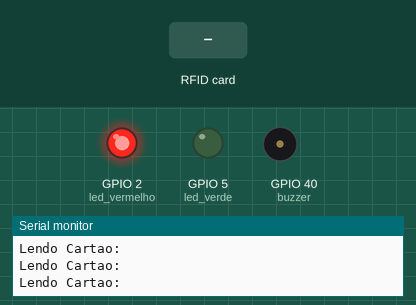
Recording of a sketch running on a simulated ESP32. Shown: output pins drawn as LEDs (lit = HIGH), buzzer (waves = sounding), the last lines printed to the serial monitor. The inputs (shaded band) are chosen by the test bench. WiFi joins after 1.5 s; servers stay silent unless stated; uploads are accepted with an empty reply.

Above: at 2.7 s.
2.8 s: RFID card 5E 7A 19 C4 held to the reader
At 4.18 s:
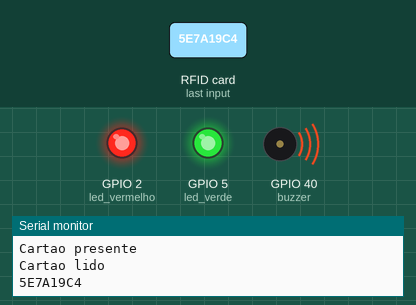
At 5.7 s:
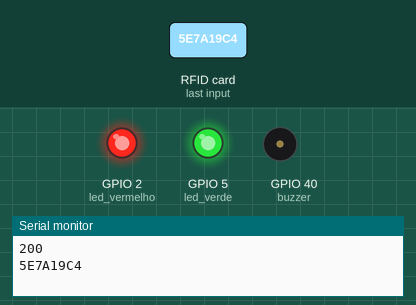
Timing chart, 0 to 7.7 s (numbered marks = the images above; inputs shaded):
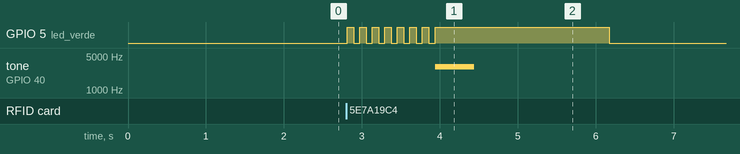

Measured:
- after the input at 2.8 s, GPIO 5 (led_verde): goes 7 × (HIGH 0.08 s, LOW 0.08 s), HIGH 2.2 s, then LOW, starting at once; tone on GPIO 40 (buzzer): silent → 3000 Hz after 1.1 s, → silent 0.50 s later

The sketch:

Projeto_IoBee.ino
```cpp
#include <LiquidCrystal_I2C.h>
#include <Wire.h>
#include <MFRC522.h>
#include <SPI.h>
#define RFID_SS_SDA 21
#define RFID_RST 14
#define led_vermelho 2
#define led_verde 5
#define buzzer 40
#include <WiFi.h>
#include <HTTPClient.h>
#include <ArduinoJson.h>

int iniciar = 0;
MFRC522 rfidBase = MFRC522(RFID_SS_SDA, RFID_RST);
const char *ssid = "marcelo";
const char *password = "marcelo123";

class LeitorRFID {
private:
  char codigoRFIDLido[100] = "";
  char codigoRFIDEsperado[100] = "";
  MFRC522 *rfid = NULL;
  int cartaoDetectado = 0;
  int cartaoJaLido = 0;
  void processaCodigoLido() {
    char codigo[3 * rfid->uid.size + 1];
    codigo[0] = 0;
    char temp[10];
    for (int i = 0; i < rfid->uid.size; i++) {
      sprintf(temp, "%X", rfid->uid.uidByte[i]);
      strcat(codigo, temp);
    }
    codigo[3 * rfid->uid.size + 1] = 0;
    strcpy(codigoRFIDLido, codigo);
    Serial.println(codigoRFIDLido);
  }
public:
  LeitorRFID(MFRC522 *leitor) {
    rfid = leitor;
    rfid->PCD_Init();
    Serial.printf("MOSI: %i MISO: %i SCK: %i SS: %i\n", MOSI, MISO, SCK, SS);
  };
  char *tipoCartao() {
    MFRC522::PICC_Type piccType = rfid->PICC_GetType(rfid->uid.sak);
    Serial.println(rfid->PICC_GetTypeName(piccType));
    return ((char *)rfid->PICC_GetTypeName(piccType));
  };
  int cartaoPresente() {
    return (cartaoDetectado);
  };
  int cartaoFoiLido() {
    return (cartaoJaLido);
  };
  void leCartao() {
    if (rfid->PICC_IsNewCardPresent()) {  // new tag is available
      iniciar = 7;
      Serial.println("Cartao presente");
      while (iniciar != 0) {
        digitalWrite(led_verde, HIGH);
        delay(80);
        digitalWrite(led_verde, LOW);
        delay(80);
        iniciar -= 1;
      }
      cartaoDetectado = 1;
      if (rfid->PICC_ReadCardSerial()) {  // NUID has been readed
        Serial.println("Cartao lido");
        digitalWrite(led_verde, HIGH);
        cartaoJaLido = 1;
        processaCodigoLido();
        rfid->PICC_HaltA();       // halt PICC
        rfid->PCD_StopCrypto1();  // stop encryption on PCD
        tone(buzzer, 3000, 500);
        delay(1000);
      }
    } else {
      cartaoDetectado = 0;
      iniciar = 10;
      digitalWrite(led_verde, LOW);
    }
  };
  char *cartaoLido() {
    if ((WiFi.status() == WL_CONNECTED)) {
      Serial.println("Wifi connected");
      //postRequest(codigoRFIDLido);
      putRequest(codigoRFIDLido, "Beacon");
    }
    return (codigoRFIDLido);
  };

  void postRequest(String id) {
    Serial.println("Entrei");
    HTTPClient http;

    const char *url = "http://10.128.64.115:5500/device/add";

    http.begin(url);

    http.addHeader("Content-Type", "application/json");

    StaticJsonDocument<200> doc;
    doc["id"] = id;
    doc["device"] = "Macbook Air 2020";
    doc["price"] = 6000;

    String requestBody;
    serializeJson(doc, requestBody);

    // int httpResponseCode = http.POST("{\"sensor\":\"ACCEL-MMA845X\",\"value1\":\"24.25\",\"value2\":\"49.54\",\"value3\":\"1005.14\"}");

    int httpResponseCode = http.POST(requestBody);

    if (httpResponseCode > 0) {

      String response = http.getString();  //Get the response to the request

      Serial.println(httpResponseCode);  //Print return code
      Serial.println(response);          //Print request answer

    } else {
      Serial.print("Error on sending POST: ");
      Serial.println(httpResponseCode);
    }
    http.end();
  }

  void putRequest(String id, String newPosition) {
    Serial.println("Entrei");
    HTTPClient http;

    String base = "https://projeto3-client.vercel.app/api/devices/";
    String route = "/updatePosition";

    String test = "NB-05";

    String url = base + test + route;

    Serial.println(url);

    http.begin(url);
    http.addHeader("Content-Type", "application/json");

    StaticJsonDocument<200> doc;
    doc["position"] = newPosition;

    String requestBody;
    serializeJson(doc, requestBody);

    int httpResponseCode = http.POST(requestBody);


    if (httpResponseCode > 0) {

      String response = http.getString();  //Get the response to the request

      Serial.println(httpResponseCode);  //Print return code
      Serial.println(response);          //Print request answer

    } else {
      Serial.print("Error on sending PATCH: ");
      Serial.println(httpResponseCode);
    }
    http.end();
  }

  void resetarLeitura() {
    cartaoDetectado = 0;
    cartaoJaLido = 0;
    iniciar = 10;
  }
  void listI2CPorts() {
    Serial.println("\nI2C Scanner");
    byte error, address;
    int nDevices;
    Serial.println("Scanning...");
    nDevices = 0;
    for (address = 1; address < 127; address++) {
      Wire.beginTransmission(address);
      error = Wire.endTransmission();
      if (error == 0) {
        Serial.print("I2C device found at address 0x");
        if (address < 16) {
          Serial.print("0");
        }
        Serial.println(address, HEX);
        nDevices++;
      } else if (error == 4) {
        Serial.print("Unknow error at address 0x");
        if (address < 16) {
          Serial.print("0");
        }
        Serial.println(address, HEX);
      }
    }
    if (nDevices == 0) {
      Serial.println("No I2C devices found\n");
    } else {
      Serial.println("done\n");
    }
  };
};
LeitorRFID *leitor = NULL;
//////////////////////////////
void setup() {
  Serial.begin(115200);
  WiFi.begin(ssid, password);
  while (WiFi.status() != WL_CONNECTED) {
    delay(500);
    Serial.println("Connecting to WiFi..");
  }
  Serial.println("Connected to the WiFi network");
  SPI.begin();
  pinMode(led_vermelho, OUTPUT);
  pinMode(led_verde, OUTPUT);
  pinMode(buzzer, OUTPUT);
  digitalWrite(led_vermelho, HIGH);
  //------------------------//
  leitor = new LeitorRFID(&rfidBase);
  //------------------------//
  // Serial.print("MOSI: "); Serial.println(MOSI);
  // Serial.print("MISO: "); Serial.println(MISO);
  // Serial.print("SCK: "); Serial.println(SCK);
  // Serial.print("SS: "); Serial.println(SS);
}
void loop() {
  Serial.println("Lendo Cartao:");
  leitor->leCartao();
  if (leitor->cartaoFoiLido()) {
    Serial.println(leitor->tipoCartao());
    Serial.println(leitor->cartaoLido());
    leitor->resetarLeitura();
    delay(1000);
  }
}
```
